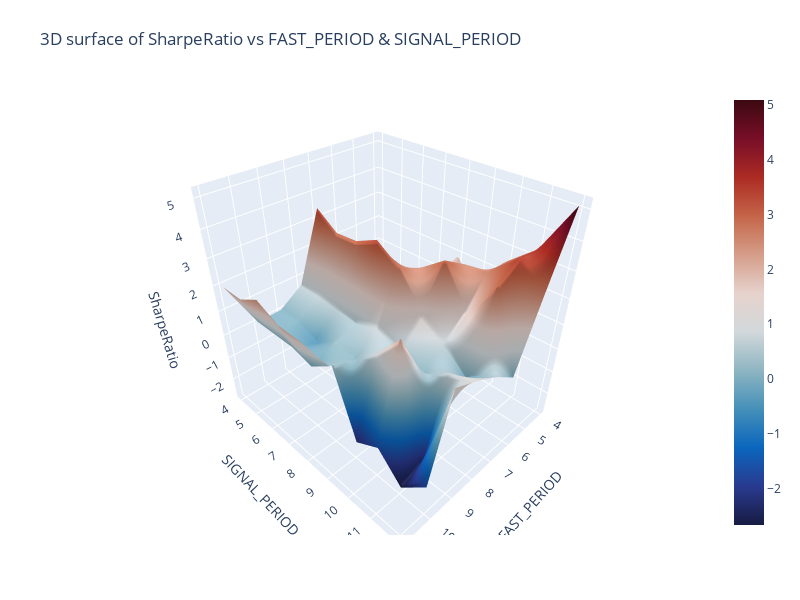

Notebook cell for this chart:
### Code cell
import plotly.graph_objects as go

fig = go.Figure(data=[go.Surface(z=z2, x=x2, y=y2, colorscale="balance")])
fig.update_layout(title=f"3D surface of {z_col} vs {x_col} & {y_col}", autosize=False,
                  width=500, height=500,
                  margin=dict(l=65, r=50, b=65, t=90))
fig.update_layout(width=800, height=600)
fig.update_scenes(xaxis_title_text=x_col,  
                  yaxis_title_text=y_col,  
                  zaxis_title_text=z_col)
fig.show()

### Figure 1 — Plotly figure (JSON) as saved in the notebook; plotly's stock layout.template omitted (floating-point values rounded to 4 significant figures)
{"data": [{"colorscale": [[0, "rgb(23, 28, 66)"], [0.09091, "rgb(41, 58, 143)"], [0.1818, "rgb(11, 102, 189)"], [0.2727, "rgb(69, 144, 185)"], [0.3636, "rgb(142, 181, 194)"], [0.4545, "rgb(210, 216, 219)"], [0.5455, "rgb(230, 210, 204)"], [0.6364, "rgb(213, 157, 137)"], [0.7273, "rgb(196, 101, 72)"], [0.8182, "rgb(172, 43, 36)"], [0.9091, "rgb(120, 14, 40)"], [1, "rgb(60, 9, 17)"]], "type": "surface", "x": [[4, 5, 6, 7, 8, 9, 10, 11], [4, 5, 6, 7, 8, 9, 10, 11], [4, 5, 6, 7, 8, 9, 10, 11], [4, 5, 6, 7, 8, 9, 10, 11], [4, 5, 6, 7, 8, 9, 10, 11], [4, 5, 6, 7, 8, 9, 10, 11], [4, 5, 6, 7, 8, 9, 10, 11], [4, 5, 6, 7, 8, 9, 10, 11], [4, 5, 6, 7, 8, 9, 10, 11]], "y": [[4, 4, 4, 4, 4, 4, 4, 4], [5, 5, 5, 5, 5, 5, 5, 5], [6, 6, 6, 6, 6, 6, 6, 6], [7, 7, 7, 7, 7, 7, 7, 7], [8, 8, 8, 8, 8, 8, 8, 8], [9, 9, 9, 9, 9, 9, 9, 9], [10, 10, 10, 10, 10, 10, 10, 10], [11, 11, 11, 11, 11, 11, 11, 11], [12, 12, 12, 12, 12, 12, 12, 12]], "z": [[0.2422, 0.8376, 1.698, 3.426, 0.7244, 0.08861, 0.06856, 1.966], [0.4988, 0.855, 1.361, 2.827, 0.7244, 0.08861, 0.06856, 1.966], [-0.7763, 1.17, 0.678, 2.883, 0.6681, -0.3323, 0.06856, 2.424], [0.5619, 0.9119, 1.143, 3.296, 0.5409, 0.2535, -0.1679, 2.017], [1.9, 1.122, 2.267, 2.692, 0.8755, 0.1765, 0.4565, 1.996], [0.7537, 2.413, 2.952, 1.352, 0.4812, 0.9374, -2.417, null], [2.52, 2.559, 1.419, 0.7605, 0.1583, 2.067, -1.914, null], [3.336, 3.424, 2.859, -0.1083, 0.8184, -2.427, -2.67, null], [5.094, 2.61, -0.004228, 0.6571, 1.145, 1.548, -1.914, null]]}], "layout": {"autosize": false, "height": 600, "margin": {"b": 65, "l": 65, "r": 50, "t": 90}, "scene": {"xaxis": {"title": {"text": "FAST_PERIOD"}}, "yaxis": {"title": {"text": "SIGNAL_PERIOD"}}, "zaxis": {"title": {"text": "SharpeRatio"}}}, "title": {"text": "3D surface of SharpeRatio vs FAST_PERIOD & SIGNAL_PERIOD"}, "width": 800}}
